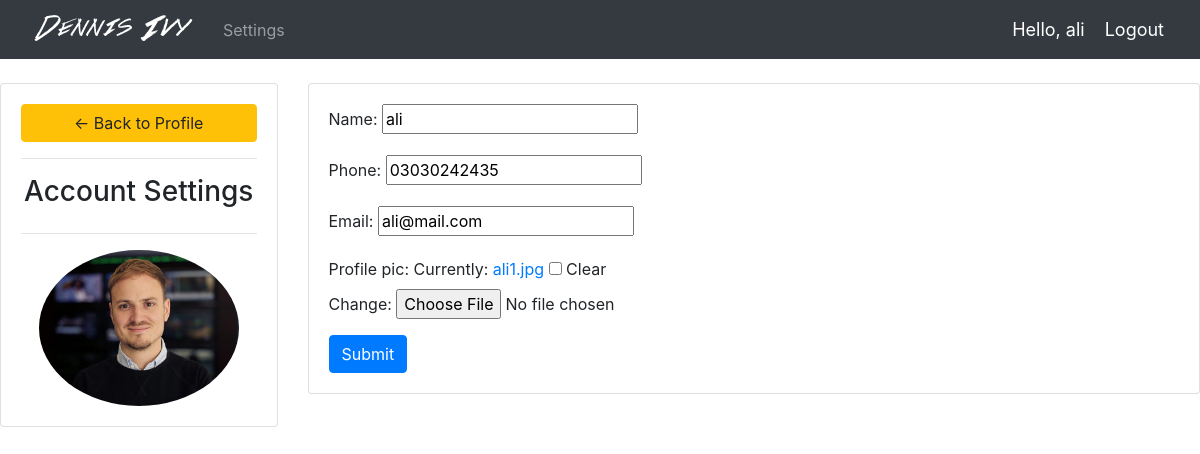
/account/ (signed in), run on the app's committed database.
### accounts/models.py (models this page shows, shortened)
class Customer(models.Model):
    user = models.OneToOneField(User, null=True, blank=True, on_delete=models.CASCADE)
    name = models.CharField(max_length=200, null=True)
    phone = models.CharField(max_length=200, null=True)
    email = models.CharField(max_length=200, null=True)
    profile_pic = models.ImageField(default="profile1.png", null=True, blank=True)
    date_created = models.DateTimeField(auto_now_add=True, null=True)

### accounts/decorators.py (the view)
        def wrapper_func(request, *args, **kwargs):
            group = None
            if request.user.groups.exists():
                group = request.user.groups.all()[0].name
            if group in allowed_roles:
                return view_func(request, *args, **kwargs)
            else:
                return HttpResponse('you are not authorized to view this page')

### accounts/forms.py
class CustomerForm(ModelForm):
    class Meta:
        model = Customer
        fields = '__all__'
        exclude = ['user']

### accounts/views.py (called while the page is built)
@login_required(login_url='login')
@allowed_user(allowed_roles=['customer'])
def accountSettings(request):
    customer = request.user.customer
    form = CustomerForm(instance=customer)
    if request.method == "POST":
        form = CustomerForm(request.POST, request.FILES, instance=customer) #request.FILES is for saving images
        if form.is_valid():
            form.save()
    context = {'form': form}
    return render(request, 'accounts/account_settings.html', context)

### accounts/templates/accounts/account_settings.html (shortened to what this page needs)
{% extends 'accounts/main.html' %}
{% load static %}
{% block content %}
<br>
<div class="row">
    <div class="col-md-3">
        <div class="card card-body">
            <a href="{% url 'home' %}" class="btn btn-warning">&#8592; Back to Profile</a>
            <hr>
            <h3 style="text-align: center;">Account Settings</h3>
            <hr>
            <img src="{{request.user.customer.profile_pic.url}}"  class="profile_pic">
        </div>
    </div>
    <div class="col-md-9">
        <div class="card card-body">
            <form method="POST" action="" enctype="multipart/form-data">
                {{form.as_p}}
                <input type="submit" class="btn btn-primary" name="Update Information">
            </form>
        </div>
    </div>
</div>
{% endblock %}

### accounts/templates/accounts/navbar.html (shortened to what this page needs)
{% load static %}
<nav class="navbar navbar-expand-lg navbar-dark bg-dark">
    <img src="{% static 'images/logo.png' %}">
    <div class="collapse navbar-collapse" id="navbarNav">
      <ul class="navbar-nav">
        {% if request.user.is_staff %}
          <li class="nav-item active">
            <a class="nav-link" href="{% url 'home' %}">Dashboard</a>
          </li>
          <li class="nav-item">
            <a class="nav-link" href="{% url 'products' %}">Products</a>
          </li>
        {% else %}
        <li class="nav-item">
          <a class="nav-link" href="{% url 'account' %}">Settings</a>
        </li>
        {% endif %}
      </ul>
    </div>
    <span class="hello-msg">Hello, {{request.user}}    </span>
    <span ><a class="hello-msg" href="{%url 'logout' %}">  Logout</a></span>
  </nav>

### static/css/main.css (style rules this page uses)
body { background-color: #ebeff5; }

### accounts/templates/accounts/navbar.html (style rules this page uses)
.hello-msg { color:white; font-size: 18px; margin-right:20px; }

### accounts/templates/accounts/account_settings.html (style rules this page uses)
.profile_pic { max-width: 200px; max-height: 200px; border-radius: 50%; margin:0 auto; }

### data on the page
Customer: name "ali", phone "03030242435", email "ali@mail.com"

### other printed values
{{ request.user }} "ali"
